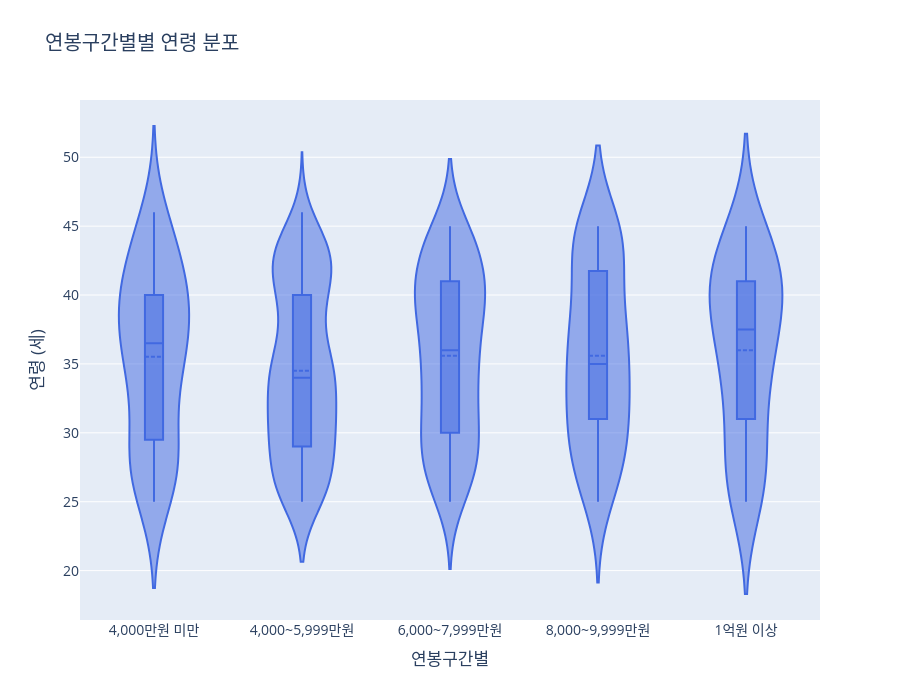

Source (notebook cell):
### Code cell
# 2. 필요한 모듈 임포트
import pandas as pd
import plotly.io as pio
from IPython.display import display
import plotly.graph_objects as go

from src.services.data_preparer import prepare_proposal_03_data
from src.services.proposal_views.proposal_03_view import create_figure_and_df

# --- 테스트 실행 ---

# 1. app.py의 역할 (1): 데이터 준비 함수를 호출하여 필요한 데이터를 미리 로드합니다.
print("Step 1: `data_preparer`를 통해 분석용 데이터와 순서 정보를 준비합니다...")
data_bundle = prepare_proposal_03_data() # 글로벌 필터는 모두 기본값('전체')으로 호출
analysis_df = data_bundle.get("analysis_df", pd.DataFrame())
order_map = data_bundle.get("order_map", {})
print(" -> 데이터 준비 완료!")


# 2. app.py의 역할 (2): 사용자가 Streamlit 위젯을 통해 필터를 선택했다고 가정합니다.
# 이 값들을 바꾸면서 여러 경우를 테스트해볼 수 있습니다.

# 2-1. app.py에 있을 차원 설정(Dimension Config) 정의
DIMENSION_CONFIG = {
    '부서별': {'type': 'hierarchical', 'top': 'DIVISION_NAME', 'sub': 'OFFICE_NAME'},
    '직무별': {'type': 'hierarchical', 'top': 'JOB_L1_NAME', 'sub': 'JOB_L2_NAME'},
    '직위직급별': {'type': 'flat', 'col': 'POSITION_NAME'},
    '성별': {'type': 'flat', 'col': 'GENDER'},
    '연령별': {'type': 'flat', 'col': 'AGE_BIN'},
    '경력연차별': {'type': 'flat', 'col': 'CAREER_BIN'},
    '연봉구간별': {'type': 'flat', 'col': 'SALARY_BIN'},
    '지역별': {'type': 'flat', 'col': 'REGION_CATEGORY'},
    '계약별': {'type': 'flat', 'col': 'CONT_CATEGORY'}
}

# 2-2. 사용자 선택 시뮬레이션
# ----- 테스트하고 싶은 값으로 변경 -----
selected_dimension_ui = '연봉구간별' # 예: '부서별', '직무별', '성별'
drilldown_selection = '전체'   # '부서별' 선택 시 'Development Division' 등으로 변경 가능
# -----------------------------------

print(f"Step 2: 사용자가 '{selected_dimension_ui}' 차원을, '{drilldown_selection}' 그룹으로 보기를 선택했습니다.")


# 3. app.py의 역할 (3): view 함수에 준비된 모든 데이터와 필터 값을 전달하여 결과물 생성
print("Step 3: `view` 모듈을 호출하여 그래프와 요약 테이블을 생성합니다...")
if not analysis_df.empty:
    fig, aggregate_df = create_figure_and_df(
        analysis_df=analysis_df, 
        dimension_ui_name=selected_dimension_ui, 
        drilldown_selection=drilldown_selection,
        dimension_config=DIMENSION_CONFIG,
        order_map=order_map
    )
    print(" -> 생성 완료!")
else:
    print(" -> 분석할 데이터가 없어 빈 결과물을 생성합니다.")
    fig, aggregate_df = go.Figure(), pd.DataFrame()


# --- 결과 확인 ---

# 4. ipynb에서 생성된 그래프를 확인합니다.
print("\n--- [결과 1] 생성된 Plotly 그래프 ---")
# pio.renderers.default = 'vscode' 
fig.show()

# 5. ipynb에서 생성된 요약 테이블(aggregate_df)을 확인합니다.
print(f"\n--- [결과 2] '{selected_dimension_ui}' 기준 생성된 요약 테이블 ---")
display(aggregate_df)

### Figure 1 — Plotly figure (JSON) as saved in the notebook; plotly's stock layout.template omitted (floating-point values rounded to 4 significant figures; data arrays with more than 128 entries replaced by an {"elided": "..."} marker saying what was removed)
{"data": [{"box": {"visible": true}, "marker": {"color": "royalblue"}, "meanline": {"visible": true}, "name": "연령 분포", "points": "outliers", "type": "violin", "x": {"elided": "480 str values"}, "y": {"elided": "480 int values"}}], "layout": {"font": {"size": 14}, "height": 700, "legend": {"title": {"text": "범례"}}, "title": {"text": "연봉구간별별 연령 분포"}, "xaxis": {"categoryarray": ["4,000만원 미만", "4,000~5,999만원", "6,000~7,999만원", "8,000~9,999만원", "1억원 이상"], "categoryorder": "array", "title": {"text": "연봉구간별"}}, "yaxis": {"title": {"text": "연령 (세)"}}}}
